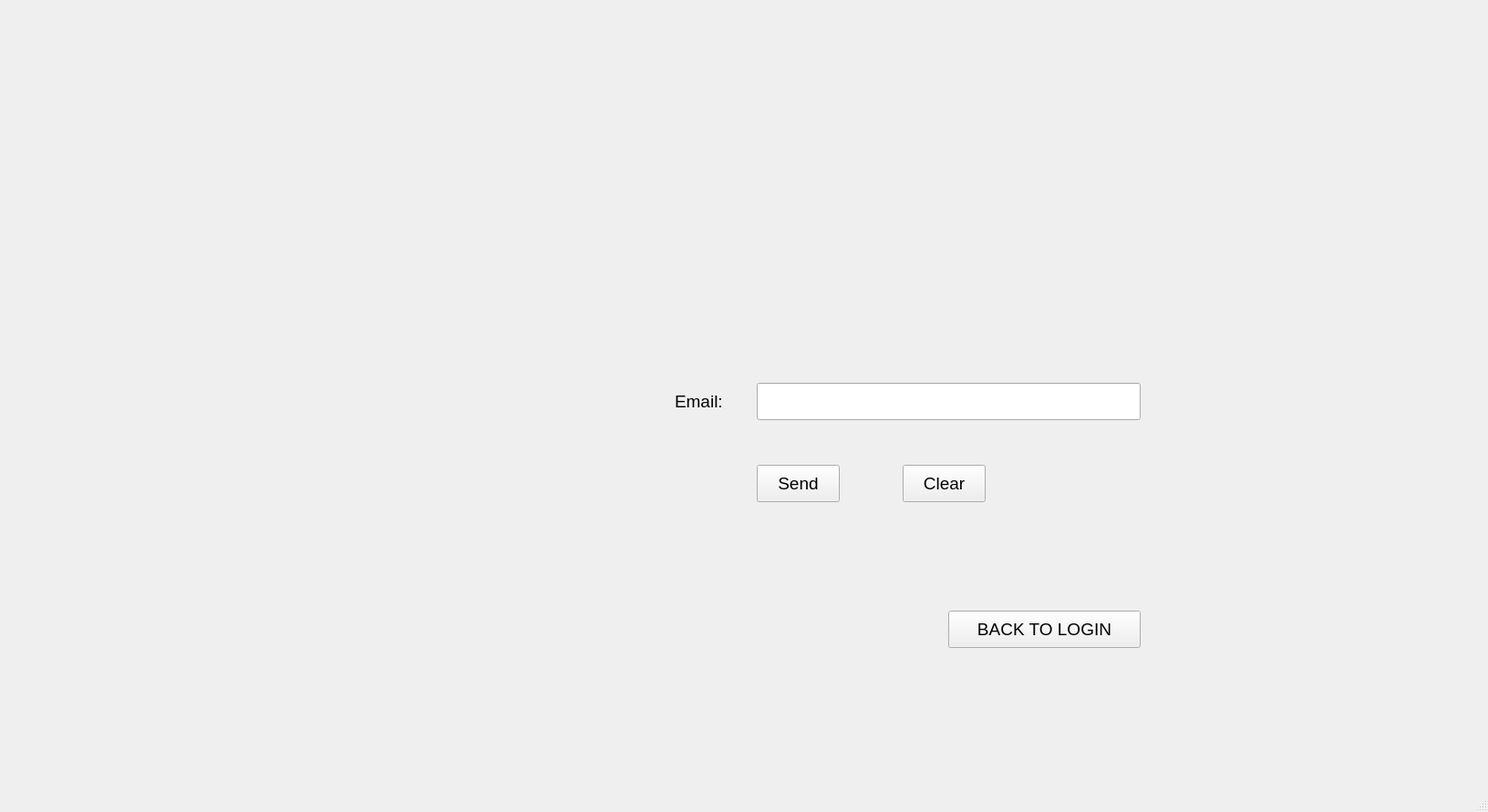
<?xml version="1.0" encoding="UTF-8"?>
<ui version="4.0">
 <class>MainWindow</class>
 <widget class="QMainWindow" name="MainWindow">
  <property name="geometry">
   <rect>
    <x>0</x>
    <y>0</y>
    <width>1632</width>
    <height>891</height>
   </rect>
  </property>
  <property name="windowTitle">
   <string>MainWindow</string>
  </property>
  <widget class="QWidget" name="centralwidget">
   <widget class="QWidget" name="widget" native="true">
    <property name="geometry">
     <rect>
      <x>650</x>
      <y>280</y>
      <width>621</width>
      <height>431</height>
     </rect>
    </property>
    <widget class="QLineEdit" name="QLineEmail">
     <property name="geometry">
      <rect>
       <x>180</x>
       <y>140</y>
       <width>421</width>
       <height>41</height>
      </rect>
     </property>
     <property name="font">
      <font>
       <pointsize>14</pointsize>
      </font>
     </property>
    </widget>
    <widget class="QPushButton" name="QButtonSend">
     <property name="geometry">
      <rect>
       <x>180</x>
       <y>230</y>
       <width>91</width>
       <height>41</height>
      </rect>
     </property>
     <property name="font">
      <font>
       <pointsize>14</pointsize>
      </font>
     </property>
     <property name="text">
      <string>Send</string>
     </property>
    </widget>
    <widget class="QPushButton" name="QButtonClear">
     <property name="geometry">
      <rect>
       <x>340</x>
       <y>230</y>
       <width>91</width>
       <height>41</height>
      </rect>
     </property>
     <property name="font">
      <font>
       <pointsize>14</pointsize>
      </font>
     </property>
     <property name="text">
      <string>Clear</string>
     </property>
    </widget>
    <widget class="QPushButton" name="QButtonBack">
     <property name="geometry">
      <rect>
       <x>390</x>
       <y>390</y>
       <width>211</width>
       <height>41</height>
      </rect>
     </property>
     <property name="font">
      <font>
       <pointsize>14</pointsize>
      </font>
     </property>
     <property name="text">
      <string>BACK TO LOGIN</string>
     </property>
    </widget>
    <widget class="QLabel" name="label">
     <property name="geometry">
      <rect>
       <x>90</x>
       <y>140</y>
       <width>81</width>
       <height>41</height>
      </rect>
     </property>
     <property name="font">
      <font>
       <pointsize>14</pointsize>
      </font>
     </property>
     <property name="text">
      <string>Email:</string>
     </property>
    </widget>
   </widget>
  </widget>
  <widget class="QStatusBar" name="statusbar"/>
 </widget>
 <resources/>
 <connections/>
</ui>
